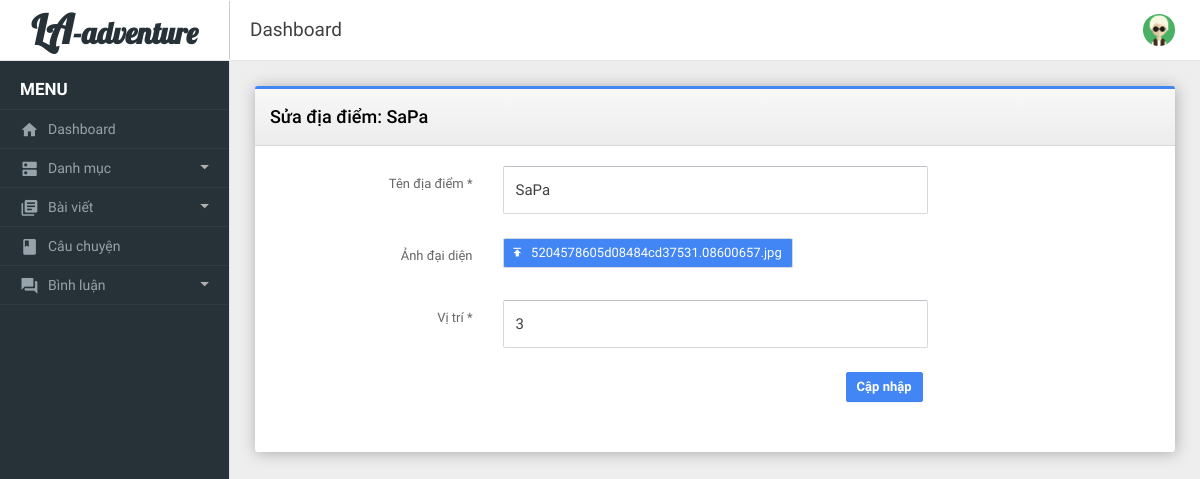
The page /admin/suadiadiem.php?id=5 (signed in) on the database its author committed.
### tables this page shows
CREATE TABLE `diadiem` (
  `id` int(11) NOT NULL,
  `diadiem_ten` varchar(150) NOT NULL,
  `diadiem_anh` varchar(100) NOT NULL,
  `diadiem_ngaytao` date NOT NULL,
  `diadiem_vitri` int(11) NOT NULL
);

### admin/suadiadiem.php (the view, shortened to what this page needs)
<?php include('../includes/mysqli_connect.php');?>
<?php include('../includes/functions.php');?>
<?php include('includes/header.php');?>
<?php include('includes/top-header.php');?>
<?php include('includes/left-sidebar.php');?>
<?php
  if(isset($_GET['id']) && filter_var($_GET['id'], FILTER_VALIDATE_INT, array('min_range' =>1))){
    $id = $_GET['id'];
  } else {
    redirect_to('admin/diadiem.php');
  }
 ?>
<div class="be-content">
  <?php
    $query = "SELECT * FROM diadiem WHERE id = {$id}";
    if($stmt = $dbc->query($query)){
      if($stmt->num_rows == 1) {
        $diadiem = $stmt->fetch_array(MYSQLI_ASSOC);
      } else {
        $messages = "<div class='alert alert-danger alert-icon alert-dismissible' role='alert'><div class='icon'><span class='mdi mdi-close-circle-o'></span></div><div class='message'>Địa điểm không tồn tại</div></div>";
      }
    }
   ?>
    <div class="main-content container-fluid">
      <div class="row">
        <div class="col-md-12">
          <div class="card card-border-color card-border-color-primary">
            <div class="card-header card-header-divider">Sửa địa điểm: <?php if(isset($diadiem['diadiem_ten'])) echo $diadiem['diadiem_ten']; ?></div>
            <div class="card-body">
              <form enctype="multipart/form-data" action="" method="post">
                <div class="form-group row">
                  <label for="diadiem_ten" class="col-12 col-sm-3 col-form-label text-sm-right">Tên địa điểm *</label>
                  <div class="col-12 col-sm-8 col-lg-6">
                    <input name="diadiem_ten" tabindex="1" class="form-control" type="text" value="<?php if(isset($diadiem['diadiem_ten'])) echo strip_tags($diadiem['diadiem_ten']); ?>">
                  </div>
                </div>
                <div class="form-group row">
                  <label class="col-12 col-sm-3 col-form-label text-sm-right" for="file-2">Ảnh đại diện</label>
                  <div class="col-12 col-sm-6">
                      <label class="btn-primary" for="file-2"> <i class="mdi mdi-upload"></i><span><?php echo(is_null($diadiem['diadiem_anh'])) ? 'Browse files...' : trim($diadiem['diadiem_anh']); ?></span></label>
                  </div>
                </div>
                <div class="form-group row">
                  <label for="diadiem_vitri" class="col-12 col-sm-3 col-form-label text-sm-right">Vị trí *</label>
                  <div class="col-12 col-sm-8 col-lg-6">
                    <input name="diadiem_vitri" tabindex="2" class="form-control" type="text" value="<?php if(isset($diadiem['diadiem_vitri'])) echo strip_tags($diadiem['diadiem_vitri']); ?>">
                  </div>
                </div>
                <div class="form-group row text-right">
                  <div class="col col-sm-10 col-lg-9 offset-sm-1 offset-lg-0">
                    <button class="btn btn-space btn-primary" tabindex="3" type="submit">Cập nhập</button>
                  </div>
                </div>
              </form>
            </div>
          </div>
        </div>
      </div>
    </div>
</div>
<?php include('includes/footer.php');?>

### rows shown on the page
diadiem: diadiem_ten "SaPa", diadiem_anh "5204578605d08484cd37531.08600657.jpg", diadiem_vitri "3"
